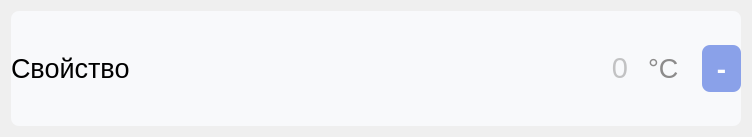
<?xml version="1.0" encoding="UTF-8"?>
<ui version="4.0">
 <class>Characteristic</class>
 <widget class="QWidget" name="Characteristic">
  <property name="geometry">
   <rect>
    <x>0</x>
    <y>0</y>
    <width>752</width>
    <height>137</height>
   </rect>
  </property>
  <property name="windowTitle">
   <string>Form</string>
  </property>
  <layout class="QHBoxLayout" name="horizontalLayout">
   <item>
    <widget class="QWidget" name="widget_30" native="true">
     <property name="font">
      <font>
       <pointsize>36</pointsize>
      </font>
     </property>
     <property name="styleSheet">
      <string notr="true">border-radius: 8px;
background-color:rgb(248, 249, 251);
color: rgb(140, 139, 139);</string>
     </property>
     <layout class="QHBoxLayout" name="horizontalLayout_57">
      <property name="leftMargin">
       <number>0</number>
      </property>
      <property name="rightMargin">
       <number>0</number>
      </property>
      <item>
       <widget class="QLabel" name="name_quality">
        <property name="minimumSize">
         <size>
          <width>0</width>
          <height>0</height>
         </size>
        </property>
        <property name="maximumSize">
         <size>
          <width>16777215</width>
          <height>16777215</height>
         </size>
        </property>
        <property name="font">
         <font>
          <pointsize>20</pointsize>
         </font>
        </property>
        <property name="styleSheet">
         <string notr="true">background-color:rgb(248, 249, 251);
color: rgb(0, 0, 0);
</string>
        </property>
        <property name="inputMethodHints">
         <set>Qt::ImhNone</set>
        </property>
        <property name="text">
         <string>Свойство</string>
        </property>
        <property name="wordWrap">
         <bool>true</bool>
        </property>
       </widget>
      </item>
      <item>
       <widget class="QLineEdit" name="value_quality">
        <property name="minimumSize">
         <size>
          <width>0</width>
          <height>0</height>
         </size>
        </property>
        <property name="font">
         <font>
          <family>MS Shell Dlg 2</family>
          <pointsize>22</pointsize>
          <weight>50</weight>
          <italic>false</italic>
          <bold>false</bold>
          <strikeout>false</strikeout>
         </font>
        </property>
        <property name="styleSheet">
         <string notr="true">background-color:rgb(248, 249, 251);
color: rgb(140, 139, 139);
outline: 0px;
padding-left: 10px;
margin-left: 20px;
margin-right: 5px;
border-top-left-radius: 0px;
border-bottom-left-radius: 00px;
border: none;

</string>
        </property>
        <property name="alignment">
         <set>Qt::AlignRight|Qt::AlignTrailing|Qt::AlignVCenter</set>
        </property>
        <property name="placeholderText">
         <string>0</string>
        </property>
       </widget>
      </item>
      <item>
       <widget class="QLabel" name="dimension_quality">
        <property name="font">
         <font>
          <pointsize>20</pointsize>
         </font>
        </property>
        <property name="styleSheet">
         <string notr="true">margin-right: 10px;
</string>
        </property>
        <property name="text">
         <string>°C</string>
        </property>
       </widget>
      </item>
      <item>
       <widget class="QPushButton" name="clean_quality">
        <property name="font">
         <font>
          <family>Montserrat</family>
          <pointsize>20</pointsize>
          <weight>75</weight>
          <bold>true</bold>
         </font>
        </property>
        <property name="styleSheet">
         <string notr="true">QPushButton {
background-color:rgb(138, 161, 233);
color:rgb(255, 255, 255);
font-weight: 600;
border-radius: 8px;
padding: 5px 15px;
outline: 0px;
}
QPushButton:hover{
background-color: rgb(125, 143, 202);
}</string>
        </property>
        <property name="text">
         <string>-</string>
        </property>
       </widget>
      </item>
     </layout>
    </widget>
   </item>
  </layout>
 </widget>
 <resources/>
 <connections/>
</ui>
